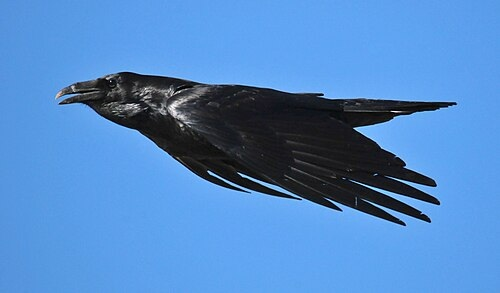
#> input picture design/bird-photo/fly/src/k015.jpg, 500 x 293 px
$ python -i sheet.py   (imports and definitions only)   (older library calls are emulated)
#> lines starting #> are read from the running program, lines starting #| are printed output that depends on the picture
# 받은 목록의 작은 사진을 내려받고, 배경이 단순한 순으로 번호표를 붙인 대조표를 만든다.
import json, os, sys, time, urllib.request, concurrent.futures as cf
import numpy as np, cv2
from PIL import Image, ImageDraw, ImageFont

from paths import ROOT, WORK as OUT, photo, mask
UA = {"User-Agent": "megafont-photo-silhouette/0.1 (moomiryu@gmail.com)"}
# [1 line not run here, left out]
FONT = ImageFont.truetype("C:/Windows/Fonts/malgun.ttf", 22)

def get(item, d):
    fn = os.path.join(d, item["id"] + ".jpg")
    if os.path.exists(fn): return fn
    for i in range(3):
        try:
            with urllib.request.urlopen(urllib.request.Request(item["thumb"], headers=UA), timeout=60) as r:
                open(fn, "wb").write(r.read()); return fn
        except Exception:
            time.sleep(2 + i * 2)
    return None

def plain(fn):
    # 가장자리 띠(8%)의 결이 얼마나 고른가 — 작을수록 하늘 · 흐린 배경
#> called with fn = '../../design/bird-photo/fly/src/k015.jpg'
    im = cv2.imread(fn)
#> im is the input picture: shape (293, 500, 3); mean B, G, R 198, 137, 82.9
    if im is None: return 1e9
    im = cv2.GaussianBlur(cv2.resize(im, (240, int(240 * im.shape[0] / im.shape[1]))), (5, 5), 0)
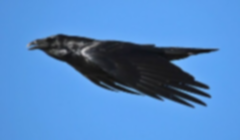
#> im: shape (140, 240, 3); mean B, G, R 197.9, 136.9, 82.8
    lab = cv2.cvtColor(im, cv2.COLOR_BGR2LAB).astype(np.float32)
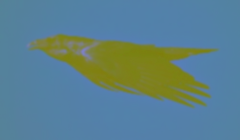
#> lab: shape (140, 240, 3) float32; mean B, G, R 140.7, 128.8, 92
    h, w = lab.shape[:2]; b = max(4, int(0.08 * min(h, w)))
#> after `h, w = lab.shape[:2]`: h = 140; w = 240
#> after `b = max(4, int(0.08 * min(h, w)))`: b = 11
    edge = np.concatenate([lab[:b].reshape(-1, 3), lab[-b:].reshape(-1, 3), lab[:, :b].reshape(-1, 3), lab[:, -b:].reshape(-1, 3)])
    gx = cv2.Sobel(lab[..., 0], cv2.CV_32F, 1, 0); gy = cv2.Sobel(lab[..., 0], cv2.CV_32F, 0, 1)
#> after `gx = cv2.Sobel(lab[..., 0], cv2.CV_32F, 1, 0)`:
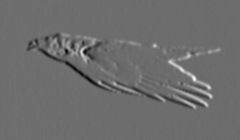
#> gx: shape (140, 240) float32; min -268, max 356, mean 0.3; drawn with min black and max white
#> after `gy = cv2.Sobel(lab[..., 0], cv2.CV_32F, 0, 1)`:
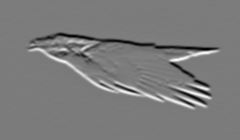
#> gy: shape (140, 240) float32; min -414, max 439, mean 0.1; drawn with min black and max white
    g = np.hypot(gx, gy)
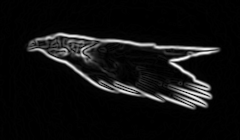
#> g: shape (140, 240) float32; min 0, max 440.4, mean 28.8; drawn with min black and max white
    ge = np.concatenate([g[:b].ravel(), g[-b:].ravel(), g[:, :b].ravel(), g[:, -b:].ravel()])
#> ge = 8360 values, max 8 at index 1525, min 0 at index 0, mean 2.03
    return float(edge.std(0).mean() + 0.5 * ge.mean())

def sheet(items, fn, cols=10, cell=240):
    rows = (len(items) + cols - 1) // cols
    W, H = cols * cell, rows * (cell + 30)
    canvas = Image.new("RGB", (W, H), (255, 255, 255)); d = ImageDraw.Draw(canvas)
    for i, it in enumerate(items):
        x, y = (i % cols) * cell, (i // cols) * (cell + 30)
        im = Image.open(it["file"]).convert("RGB"); im.thumbnail((cell - 8, cell - 8))
        canvas.paste(im, (x + (cell - im.width) // 2, y + (cell - im.height) // 2))
        d.rectangle([x, y + cell, x + cell - 1, y + cell + 29], fill=(20, 20, 20))
        d.text((x + 8, y + cell + 2), f'{it["id"]}  {it["species"].split()[1][:10]}', fill=(255, 255, 255), font=FONT)
    canvas.save(fn, quality=88)

# [16 lines not run here, left out]

>>> result = plain('../../design/bird-photo/fly/src/k015.jpg')
#> result = 3.38

$ run again, on design/bird-photo/fly/src/k023.jpg
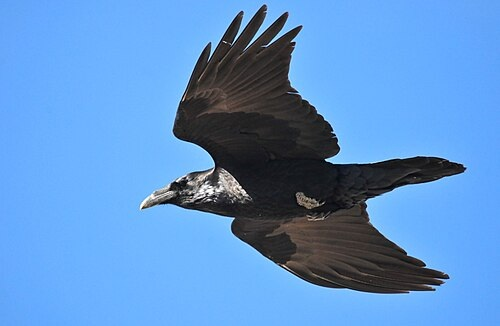
#> input picture design/bird-photo/fly/src/k023.jpg, 500 x 326 px
#> in plain, im is the input picture: shape (326, 500, 3); mean B, G, R 204.5, 147, 94.9
#> im: shape (156, 240, 3)
#> in plain, `gy = cv2.Sobel(lab[..., 0], cv2.CV_32F, 0, 1)`:
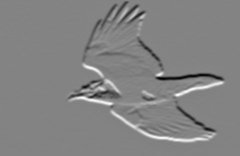
#> gy: shape (156, 240) float32; min -459, max 432, mean 0.1; drawn with min black and max white
#> in plain, `g = np.hypot(gx, gy)`:
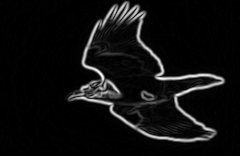
#> g: shape (156, 240) float32; min 0, max 470.1, mean 28.2; drawn with min black and max white
#> ge = 9504 values, max 398.8 at index 2511, min 0 at index 0, mean 7.89
#> result = 9.9
